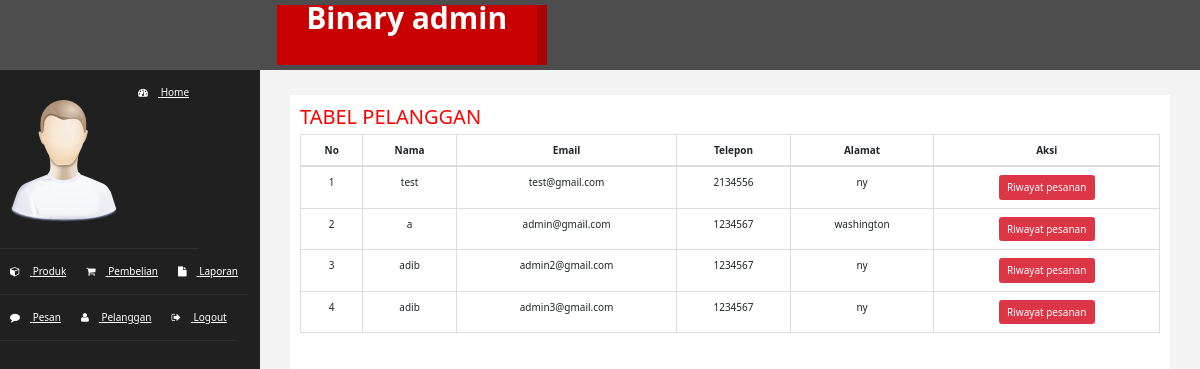
The app's page /Admin/index.php?halaman=pelanggan (signed in) with its own data.
### tables this page shows
CREATE TABLE `user2` (
  `id_user` int(11) NOT NULL,
  `nama` varchar(30) NOT NULL,
  `email` varchar(50) NOT NULL,
  `password` varchar(250) NOT NULL,
  `No_telp` int(13) NOT NULL,
  `Alamat` varchar(100) NOT NULL
);

### Admin/pelanggan.php (the view, shortened to what this page needs)
<!doctype html>
<html lang="en">
  <head>
    <link href="https://cdn.jsdelivr.net/npm/bootstrap@5.1.3/dist/css/bootstrap.min.css" rel="stylesheet">
    <h2>TABEL PELANGGAN</h2>
    <table class="table table-bordered text-center">
        <thead>
            <tr>
                <th>No</th>
                <th>Nama</th>
                <th>Email</th>
                <th>Telepon</th>
                <th>Alamat</th>
                <th>Aksi</th>
            </tr>
        </thead>
        <tbody>
            <?php $nomor=1; ?>
            <?php $sql=mysqli_query($conn,"SELECT * FROM user2");?>
            <?php while($data=mysqli_fetch_assoc($sql)) {?>
            <tr>
                <td><?php echo $nomor; ?></td>
                <td><?php echo $data['nama']; ?></td>
                <td><?php echo $data['email']; ?></td>
                <td><?php echo $data['No_telp']; ?></td>
                <td><?php echo $data['Alamat']; ?></td>
                <td>
                    <a href="index.php?halaman=riwayat&id=<?php echo $data['id_user'];?>" class="btn btn-danger">Riwayat pesanan</a>
                </td>
            </tr>
            <?php $nomor++; ?>
            <?php } ?>
        </tbody>
    </table>
  </body>
</html>

### Admin/assets/css/custom.css (style rules this page uses)
body { font-family: 'Open Sans', sans-serif; }
.text-center { text-align:center; }
h2 { color: #f00; }

### records on screen
user2: nama "test", email "test@gmail.com", No_telp "2134556", Alamat "ny"
user2: nama "a", email "admin@gmail.com", No_telp "1234567", Alamat "washington"
user2: nama "adib", email "admin2@gmail.com", No_telp "1234567", Alamat "ny"
user2: nama "adib", email "admin3@gmail.com", No_telp "1234567", Alamat "ny"
